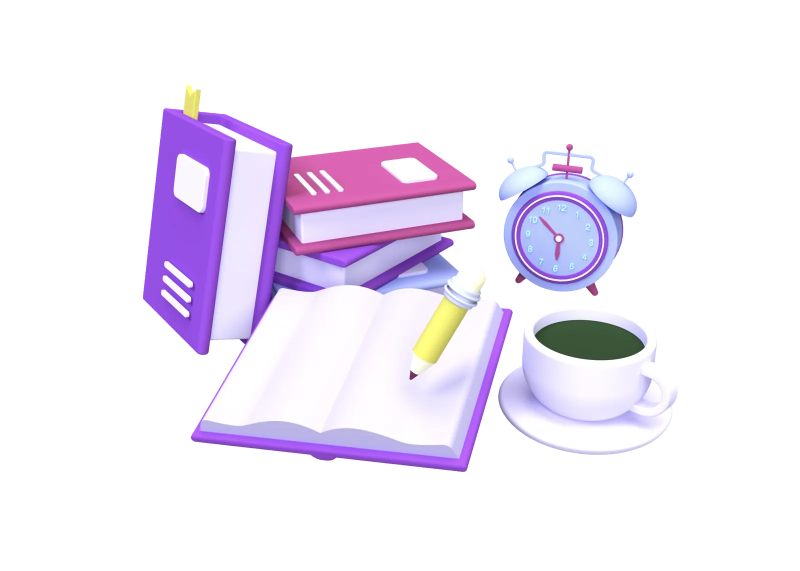
#> input picture artifacts/manara-student-flutter/assets/images/back_book.webp, 1600 x 1142 px (shown at 1/2 size)
$ python -i build_kg_game_icons.py   (imports and definitions only)
#> lines starting #> are read from the running program, lines starting #| are printed output that depends on the picture
#> further down, picture is the input picture: PIL image 1600x1142 RGBA; mean R, G, B, A 64.2, 57, 71.7, 73.3
"""Draws the four icons of the kindergarten voice games (general culture).

    py tool/build_kg_game_icons.py

Writes assets/images/kg_colors.png, kg_shapes.png, kg_math.png and kg_general.png — 512x512
RGBA, drawn at 4x and scaled down so every edge is smooth. Glossy, rounded
and bright, to sit beside the 3D icons the other home cards use.
"""

import math
from pathlib import Path

from PIL import Image, ImageDraw, ImageFilter, ImageFont

ROOT = Path(__file__).resolve().parent.parent
OUT = ROOT / 'assets' / 'images'
S = 4            # supersampling
W = 512 * S


def canvas():
    return Image.new('RGBA', (W, W), (0, 0, 0, 0))


def shadow(img, offset=(0, 18), blur=26, alpha=90):
    """A soft drop shadow under everything already drawn on [img]."""
#> called with offset = (0, 18), blur = 26, alpha = 90
    a = img.split()[3]
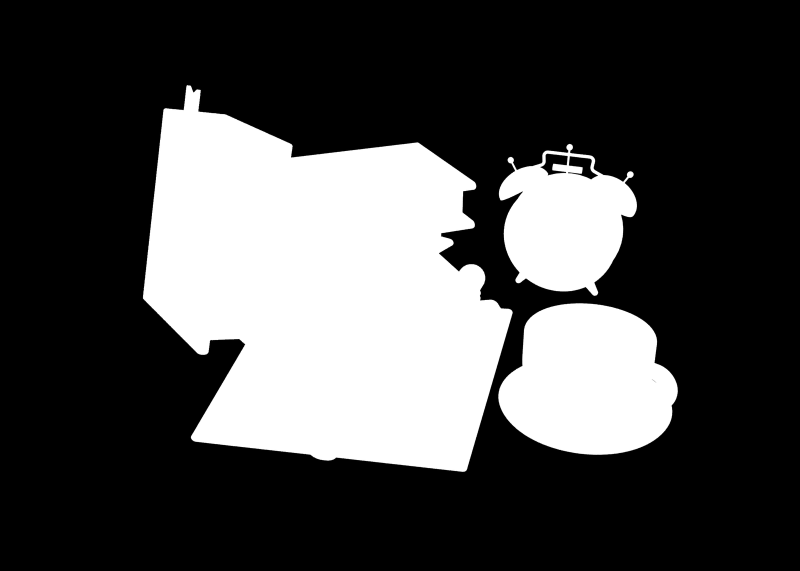
#> a: PIL image 1600x1142 L (shown at 1/2 size); min 0, max 255, mean 73.3
    sh = Image.new('RGBA', img.size, (15, 23, 42, 0))
    sh.putalpha(a.point(lambda v: v * alpha // 255))
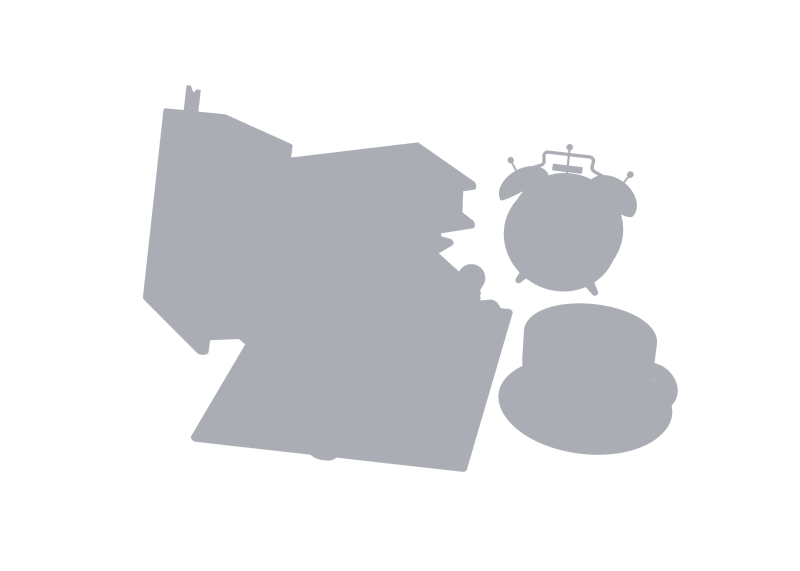
#> sh: PIL image 1600x1142 RGBA (shown at 1/2 size); mean R, G, B, A 15, 23, 42, 25.9; transparent parts drawn white
    sh = sh.filter(ImageFilter.GaussianBlur(blur * S))
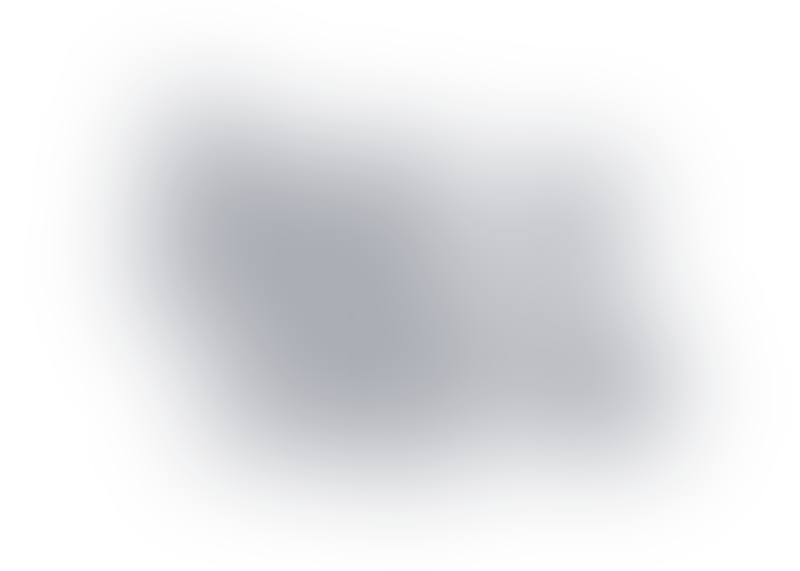
#> sh: PIL image 1600x1142 RGBA (shown at 1/2 size); mean R, G, B, A 15, 23, 42, 25.8; transparent parts drawn white
    base = canvas()
#> base: PIL image 2048x2048 RGBA; every value is 0
    base.alpha_composite(sh, (offset[0] * S, offset[1] * S))
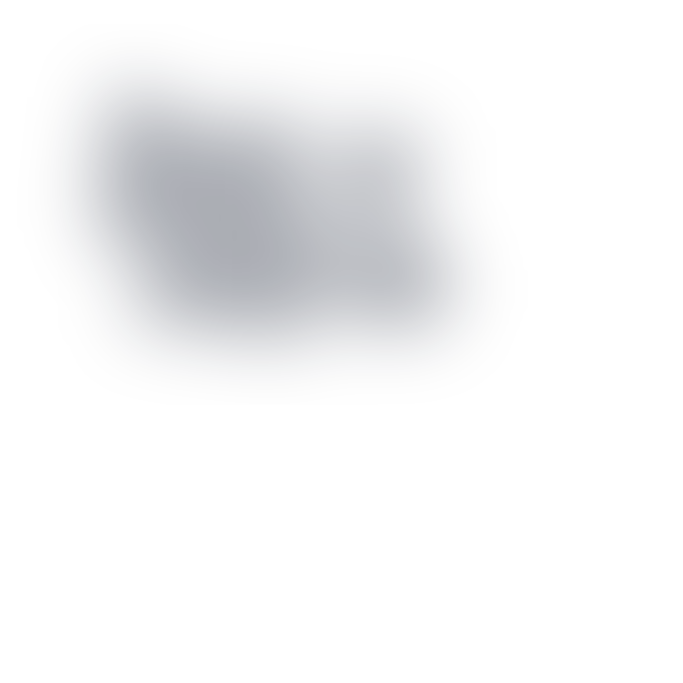
#> base: PIL image 2048x2048 RGBA (shown at 1/3 size); mean R, G, B, A 5.3, 8.1, 14.8, 11.2; transparent parts drawn white
    base.alpha_composite(img)
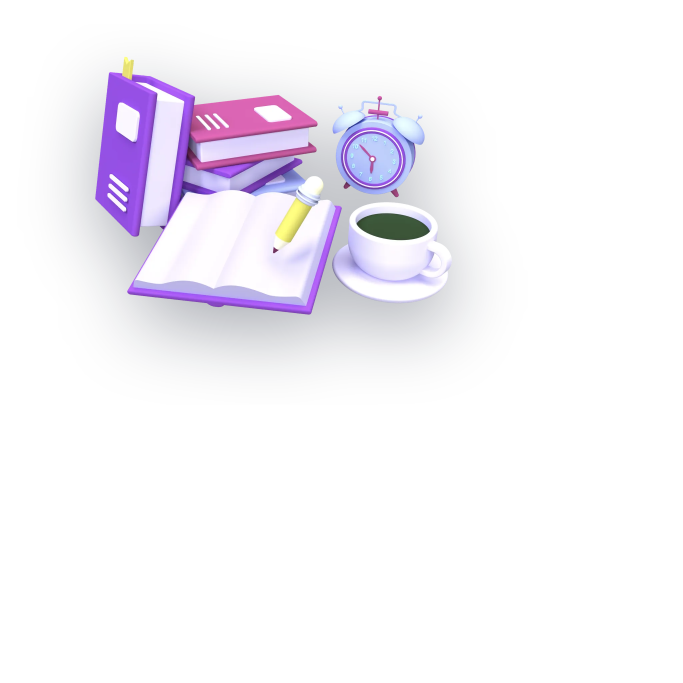
#> base: PIL image 2048x2048 RGBA (shown at 1/3 size); mean R, G, B, A 29.2, 28, 38.3, 35.4; transparent parts drawn white
    return base


def mix(c1, c2, t):
    return tuple(int(c1[i] + (c2[i] - c1[i]) * t) for i in range(3))


# [158 lines left out: functions radial_ball, glossy_blob, save, colors_icon, shapes_icon, math_icon and 1 more, not called in this run]


# [5 lines not run here, left out]

>>> from PIL import Image
>>> picture = Image.open('../assets/images/back_book.webp')
>>> result = shadow(picture)

$ run again, on artifacts/manara-student-flutter/assets/images/back_chat.png
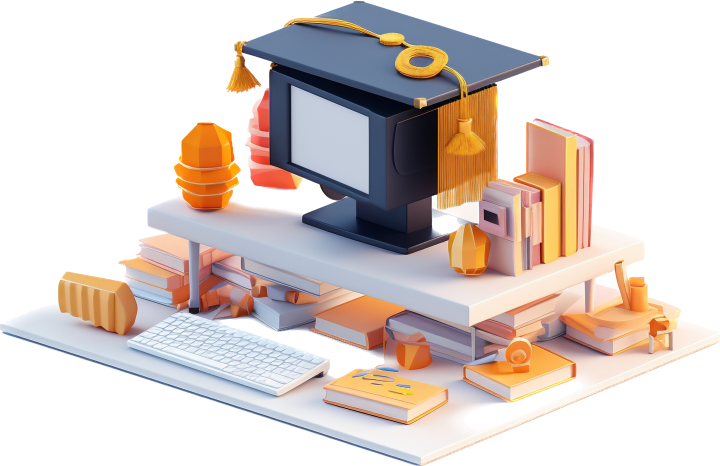
#> input picture artifacts/manara-student-flutter/assets/images/back_chat.png, 1440 x 932 px (shown at 1/2 size)
#> picture is the input picture: PIL image 1440x932 RGBA; mean R, G, B, A 92, 80.2, 74.9, 125.9
#> in shadow, `sh = sh.filter(ImageFilter.GaussianBlur(blur * S))`:
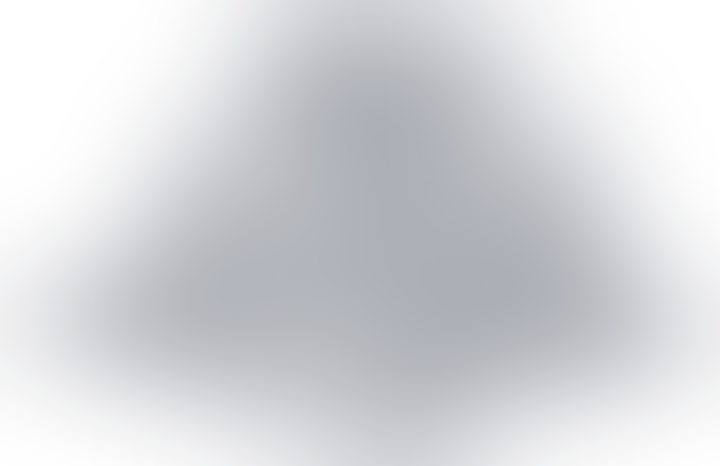
#> sh: PIL image 1440x932 RGBA (shown at 1/2 size); mean R, G, B, A 15, 23, 42, 43; transparent parts drawn white
#> in shadow, `base.alpha_composite(img)`:
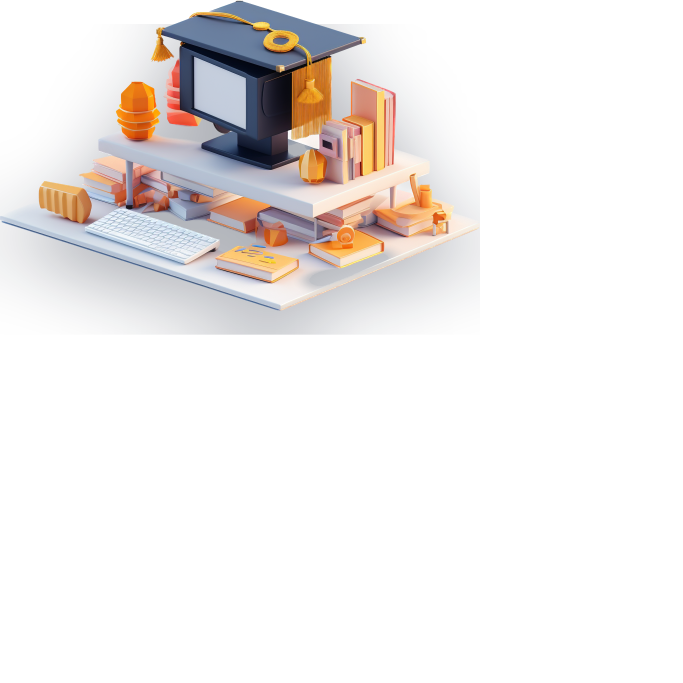
#> base: PIL image 2048x2048 RGBA (shown at 1/3 size); mean R, G, B, A 31.1, 28.5, 29.5, 43.8; transparent parts drawn white

$ run again, on artifacts/manara-student-flutter/assets/images/back_endless.png
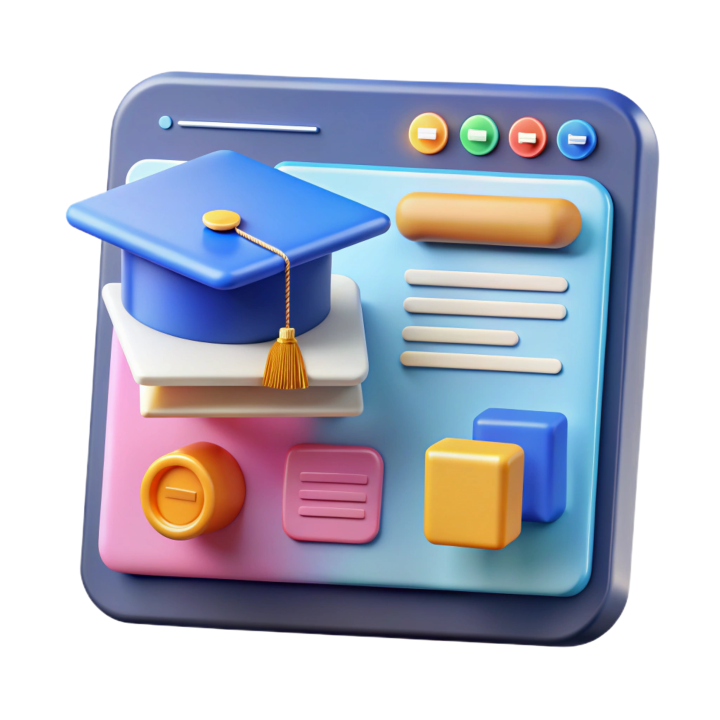
#> input picture artifacts/manara-student-flutter/assets/images/back_endless.png, 1440 x 1440 px (shown at 1/2 size)
#> picture is the input picture: PIL image 1440x1440 RGBA; mean R, G, B, A 80.9, 83.3, 96.6, 148.2
#> in shadow, `sh = sh.filter(ImageFilter.GaussianBlur(blur * S))`:
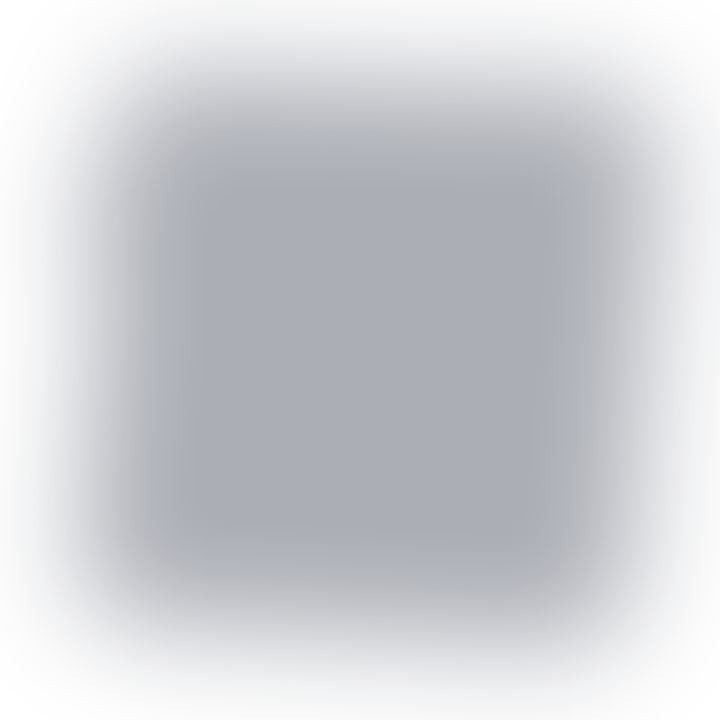
#> sh: PIL image 1440x1440 RGBA (shown at 1/2 size); mean R, G, B, A 15, 23, 42, 51.8; transparent parts drawn white
#> in shadow, `base.alpha_composite(img)`:
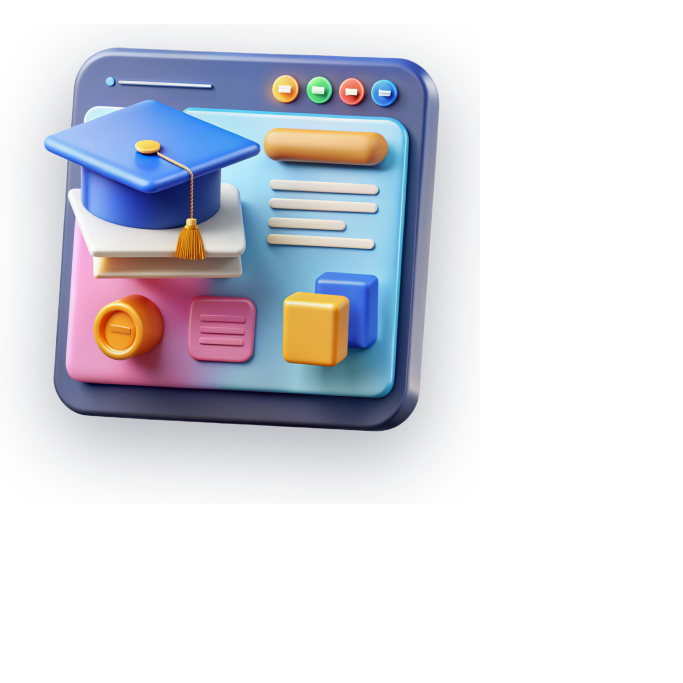
#> base: PIL image 2048x2048 RGBA (shown at 1/3 size); mean R, G, B, A 41.9, 44.7, 55.5, 77.5; transparent parts drawn white
